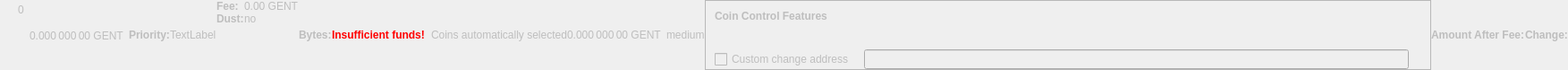
    <widget class="QWidget" name="dummyHideWidget" native="true">
     <property name="enabled">
      <bool>false</bool>
     </property>
     <property name="maximumSize">
      <size>
       <width>100</width>
       <height>22</height>
      </size>
     </property>
     <layout class="QHBoxLayout" name="dummyHideLayout">
      <property name="spacing">
       <number>0</number>
      </property>
      <property name="leftMargin">
       <number>0</number>
      </property>
      <property name="topMargin">
       <number>0</number>
      </property>
      <property name="rightMargin">
       <number>0</number>
      </property>
      <property name="bottomMargin">
       <number>0</number>
      </property>
      <item>
       <layout class="QFormLayout" name="formLayoutCoinControl1">
        <property name="horizontalSpacing">
         <number>10</number>
        </property>
        <property name="verticalSpacing">
         <number>14</number>
        </property>
        <property name="leftMargin">
         <number>10</number>
        </property>
        <property name="topMargin">
         <number>4</number>
        </property>
        <property name="rightMargin">
         <number>6</number>
        </property>
        <item row="0" column="1">
         <widget class="QLabel" name="labelCoinControlBytes">
          <property name="cursor">
           <cursorShape>IBeamCursor</cursorShape>
          </property>
          <property name="contextMenuPolicy">
           <enum>Qt::ActionsContextMenu</enum>
          </property>
          <property name="text">
           <string notr="true">0</string>
          </property>
          <property name="textInteractionFlags">
           <set>Qt::LinksAccessibleByMouse|Qt::TextSelectableByKeyboard|Qt::TextSelectableByMouse</set>
          </property>
         </widget>
        </item>
       </layout>
      </item>
      <item>
       <widget class="QLabel" name="labelCoinControlAfterFee">
        <property name="enabled">
         <bool>false</bool>
        </property>
        <property name="sizePolicy">
         <sizepolicy hsizetype="Fixed" vsizetype="Fixed">
          <horstretch>0</horstretch>
          <verstretch>0</verstretch>
         </sizepolicy>
        </property>
        <property name="minimumSize">
         <size>
          <width>111</width>
          <height>12</height>
         </size>
        </property>
        <property name="maximumSize">
         <size>
          <width>111</width>
          <height>12</height>
         </size>
        </property>
        <property name="cursor">
         <cursorShape>IBeamCursor</cursorShape>
        </property>
        <property name="contextMenuPolicy">
         <enum>Qt::ActionsContextMenu</enum>
        </property>
        <property name="text">
         <string notr="true">0.000 000 00 GENT</string>
        </property>
        <property name="textInteractionFlags">
         <set>Qt::LinksAccessibleByMouse|Qt::TextSelectableByKeyboard|Qt::TextSelectableByMouse</set>
        </property>
       </widget>
      </item>
      <item>
       <widget class="QLabel" name="labelCoinControlPriorityText">
        <property name="enabled">
         <bool>false</bool>
        </property>
        <property name="font">
         <font>
          <weight>75</weight>
          <bold>true</bold>
         </font>
        </property>
        <property name="text">
         <string>Priority:</string>
        </property>
       </widget>
      </item>
      <item>
       <layout class="QHBoxLayout" name="horizontalLayout">
        <item>
         <widget class="QLabel" name="WarningLabel">
          <property name="text">
           <string>TextLabel</string>
          </property>
         </widget>
        </item>
       </layout>
      </item>
      <item>
       <layout class="QFormLayout" name="formLayoutCoinControl3">
        <property name="horizontalSpacing">
         <number>0</number>
        </property>
        <property name="verticalSpacing">
         <number>0</number>
        </property>
        <property name="leftMargin">
         <number>0</number>
        </property>
        <property name="topMargin">
         <number>0</number>
        </property>
        <property name="rightMargin">
         <number>0</number>
        </property>
        <item row="0" column="0">
         <widget class="QLabel" name="labelCoinControlFeeText">
          <property name="enabled">
           <bool>false</bool>
          </property>
          <property name="font">
           <font>
            <weight>75</weight>
            <bold>true</bold>
           </font>
          </property>
          <property name="text">
           <string>Fee:</string>
          </property>
          <property name="margin">
           <number>0</number>
          </property>
         </widget>
        </item>
        <item row="0" column="1">
         <widget class="QLabel" name="labelCoinControlFee">
          <property name="enabled">
           <bool>false</bool>
          </property>
          <property name="cursor">
           <cursorShape>IBeamCursor</cursorShape>
          </property>
          <property name="contextMenuPolicy">
           <enum>Qt::ActionsContextMenu</enum>
          </property>
          <property name="text">
           <string notr="true">0.00 GENT</string>
          </property>
          <property name="textInteractionFlags">
           <set>Qt::LinksAccessibleByMouse|Qt::TextSelectableByKeyboard|Qt::TextSelectableByMouse</set>
          </property>
         </widget>
        </item>
        <item row="1" column="0">
         <widget class="QLabel" name="labelCoinControlLowOutputText">
          <property name="enabled">
           <bool>false</bool>
          </property>
          <property name="font">
           <font>
            <weight>75</weight>
            <bold>true</bold>
           </font>
          </property>
          <property name="text">
           <string>Dust:</string>
          </property>
         </widget>
        </item>
        <item row="1" column="1">
         <widget class="QLabel" name="labelCoinControlLowOutput">
          <property name="enabled">
           <bool>false</bool>
          </property>
          <property name="cursor">
           <cursorShape>IBeamCursor</cursorShape>
          </property>
          <property name="contextMenuPolicy">
           <enum>Qt::ActionsContextMenu</enum>
          </property>
          <property name="text">
           <string>no</string>
          </property>
          <property name="textInteractionFlags">
           <set>Qt::LinksAccessibleByMouse|Qt::TextSelectableByKeyboard|Qt::TextSelectableByMouse</set>
          </property>
         </widget>
        </item>
       </layout>
      </item>
      <item>
       <widget class="QLabel" name="labelCoinControlBytesText">
        <property name="enabled">
         <bool>false</bool>
        </property>
        <property name="font">
         <font>
          <weight>75</weight>
          <bold>true</bold>
         </font>
        </property>
        <property name="text">
         <string>Bytes:</string>
        </property>
       </widget>
      </item>
      <item>
       <layout class="QFormLayout" name="formLayoutCoinControl2">
        <property name="horizontalSpacing">
         <number>0</number>
        </property>
        <property name="verticalSpacing">
         <number>0</number>
        </property>
        <property name="leftMargin">
         <number>0</number>
        </property>
        <property name="topMargin">
         <number>0</number>
        </property>
        <property name="rightMargin">
         <number>0</number>
        </property>
       </layout>
      </item>
      <item>
       <layout class="QHBoxLayout" name="horizontalLayoutCoinControl2">
        <property name="spacing">
         <number>0</number>
        </property>
        <property name="bottomMargin">
         <number>0</number>
        </property>
       </layout>
      </item>
      <item>
       <widget class="QLabel" name="labelCoinControlInsuffFunds">
        <property name="enabled">
         <bool>false</bool>
        </property>
        <property name="minimumSize">
         <size>
          <width>0</width>
          <height>0</height>
         </size>
        </property>
        <property name="font">
         <font>
          <weight>75</weight>
          <bold>true</bold>
         </font>
        </property>
        <property name="styleSheet">
         <string notr="true">color:red;font-weight:bold;</string>
        </property>
        <property name="text">
         <string>Insufficient funds!</string>
        </property>
        <property name="margin">
         <number>5</number>
        </property>
       </widget>
      </item>
      <item>
       <layout class="QFormLayout" name="formLayoutCoinControl4">
        <property name="horizontalSpacing">
         <number>0</number>
        </property>
        <property name="verticalSpacing">
         <number>0</number>
        </property>
        <property name="leftMargin">
         <number>0</number>
        </property>
        <property name="topMargin">
         <number>0</number>
        </property>
        <property name="rightMargin">
         <number>0</number>
        </property>
       </layout>
      </item>
      <item>
       <widget class="QLabel" name="labelCoinControlChangeLabel">
        <property name="enabled">
         <bool>false</bool>
        </property>
        <property name="sizePolicy">
         <sizepolicy hsizetype="Preferred" vsizetype="Expanding">
          <horstretch>0</horstretch>
          <verstretch>0</verstretch>
         </sizepolicy>
        </property>
        <property name="minimumSize">
         <size>
          <width>0</width>
          <height>0</height>
         </size>
        </property>
        <property name="text">
         <string/>
        </property>
        <property name="margin">
         <number>3</number>
        </property>
       </widget>
      </item>
      <item>
       <widget class="QLabel" name="labelCoinControlAutomaticallySelected">
        <property name="enabled">
         <bool>false</bool>
        </property>
        <property name="sizePolicy">
         <sizepolicy hsizetype="Fixed" vsizetype="Fixed">
          <horstretch>0</horstretch>
          <verstretch>0</verstretch>
         </sizepolicy>
        </property>
        <property name="minimumSize">
         <size>
          <width>0</width>
          <height>0</height>
         </size>
        </property>
        <property name="maximumSize">
         <size>
          <width>240</width>
          <height>16777215</height>
         </size>
        </property>
        <property name="text">
         <string>Coins automatically selected</string>
        </property>
        <property name="margin">
         <number>5</number>
        </property>
       </widget>
      </item>
      <item>
       <widget class="QLabel" name="labelCoinControlChange">
        <property name="enabled">
         <bool>false</bool>
        </property>
        <property name="sizePolicy">
         <sizepolicy hsizetype="Fixed" vsizetype="Fixed">
          <horstretch>0</horstretch>
          <verstretch>0</verstretch>
         </sizepolicy>
        </property>
        <property name="minimumSize">
         <size>
          <width>111</width>
          <height>0</height>
         </size>
        </property>
        <property name="maximumSize">
         <size>
          <width>111</width>
          <height>16777215</height>
         </size>
        </property>
        <property name="cursor">
         <cursorShape>IBeamCursor</cursorShape>
        </property>
        <property name="contextMenuPolicy">
         <enum>Qt::ActionsContextMenu</enum>
        </property>
        <property name="text">
         <string notr="true">0.000 000 00 GENT</string>
        </property>
        <property name="textInteractionFlags">
         <set>Qt::LinksAccessibleByMouse|Qt::TextSelectableByKeyboard|Qt::TextSelectableByMouse</set>
        </property>
       </widget>
      </item>
      <item>
       <widget class="QLabel" name="labelCoinControlPriority">
        <property name="enabled">
         <bool>false</bool>
        </property>
        <property name="cursor">
         <cursorShape>IBeamCursor</cursorShape>
        </property>
        <property name="contextMenuPolicy">
         <enum>Qt::ActionsContextMenu</enum>
        </property>
        <property name="text">
         <string>medium</string>
        </property>
        <property name="textInteractionFlags">
         <set>Qt::LinksAccessibleByMouse|Qt::TextSelectableByKeyboard|Qt::TextSelectableByMouse</set>
        </property>
       </widget>
      </item>
      <item>
       <widget class="QFrame" name="frameCoinControl">
        <property name="sizePolicy">
         <sizepolicy hsizetype="Expanding" vsizetype="Expanding">
          <horstretch>0</horstretch>
          <verstretch>0</verstretch>
         </sizepolicy>
        </property>
        <property name="maximumSize">
         <size>
          <width>16777215</width>
          <height>16777215</height>
         </size>
        </property>
        <property name="frameShape">
         <enum>QFrame::StyledPanel</enum>
        </property>
        <property name="frameShadow">
         <enum>QFrame::Sunken</enum>
        </property>
        <layout class="QVBoxLayout" name="verticalLayoutCoinControl2_2">
         <property name="spacing">
          <number>0</number>
         </property>
         <property name="leftMargin">
          <number>0</number>
         </property>
         <property name="topMargin">
          <number>0</number>
         </property>
         <property name="rightMargin">
          <number>0</number>
         </property>
         <property name="bottomMargin">
          <number>0</number>
         </property>
         <item>
          <layout class="QVBoxLayout" name="verticalLayoutCoinControl" stretch="0,0,0,1">
           <property name="spacing">
            <number>0</number>
           </property>
           <property name="leftMargin">
            <number>10</number>
           </property>
           <property name="topMargin">
            <number>10</number>
           </property>
           <item>
            <layout class="QHBoxLayout" name="horizontalLayoutCoinControl1">
             <property name="bottomMargin">
              <number>15</number>
             </property>
             <item>
              <widget class="QLabel" name="labelCoinControlFeatures">
               <property name="enabled">
                <bool>false</bool>
               </property>
               <property name="sizePolicy">
                <sizepolicy hsizetype="Preferred" vsizetype="Maximum">
                 <horstretch>0</horstretch>
                 <verstretch>0</verstretch>
                </sizepolicy>
               </property>
               <property name="font">
                <font>
                 <weight>75</weight>
                 <bold>true</bold>
                </font>
               </property>
               <property name="styleSheet">
                <string notr="true">font-weight:bold;</string>
               </property>
               <property name="text">
                <string>Coin Control Features</string>
               </property>
              </widget>
             </item>
            </layout>
           </item>
           <item>
            <widget class="QWidget" name="widgetCoinControl" native="true">
             <property name="sizePolicy">
              <sizepolicy hsizetype="Preferred" vsizetype="Preferred">
               <horstretch>0</horstretch>
               <verstretch>0</verstretch>
              </sizepolicy>
             </property>
             <property name="minimumSize">
              <size>
               <width>0</width>
               <height>0</height>
              </size>
             </property>
             <property name="styleSheet">
              <string notr="true"/>
             </property>
             <layout class="QHBoxLayout" name="horizontalLayoutCoinControl5_2">
              <property name="leftMargin">
               <number>0</number>
              </property>
              <property name="topMargin">
               <number>0</number>
              </property>
              <property name="rightMargin">
               <number>0</number>
              </property>
              <property name="bottomMargin">
               <number>0</number>
              </property>
              <item>
               <layout class="QHBoxLayout" name="horizontalLayoutCoinControl3">
                <property name="spacing">
                 <number>20</number>
                </property>
                <property name="topMargin">
                 <number>0</number>
                </property>
                <property name="bottomMargin">
                 <number>10</number>
                </property>
               </layout>
              </item>
             </layout>
            </widget>
           </item>
           <item>
            <layout class="QHBoxLayout" name="horizontalLayoutCoinControl4" stretch="0,0,0">
             <property name="spacing">
              <number>12</number>
             </property>
             <property name="sizeConstraint">
              <enum>QLayout::SetDefaultConstraint</enum>
             </property>
             <property name="topMargin">
              <number>5</number>
             </property>
             <property name="rightMargin">
              <number>5</number>
             </property>
             <item>
              <widget class="QCheckBox" name="checkBoxCoinControlChange">
               <property name="enabled">
                <bool>false</bool>
               </property>
               <property name="toolTip">
                <string>If this is activated, but the change address is empty or invalid, change will be sent to a newly generated address.</string>
               </property>
               <property name="text">
                <string>Custom change address</string>
               </property>
              </widget>
             </item>
             <item>
              <widget class="QValidatedLineEdit" name="lineEditCoinControlChange">
               <property name="enabled">
                <bool>false</bool>
               </property>
               <property name="sizePolicy">
                <sizepolicy hsizetype="Expanding" vsizetype="Fixed">
                 <horstretch>0</horstretch>
                 <verstretch>0</verstretch>
                </sizepolicy>
               </property>
              </widget>
             </item>
             <item>
              <widget class="QLabel" name="labelCoinControlChangeLabel_2">
               <property name="sizePolicy">
                <sizepolicy hsizetype="Preferred" vsizetype="Expanding">
                 <horstretch>0</horstretch>
                 <verstretch>0</verstretch>
                </sizepolicy>
               </property>
               <property name="minimumSize">
                <size>
                 <width>0</width>
                 <height>0</height>
                </size>
               </property>
               <property name="text">
                <string/>
               </property>
               <property name="margin">
                <number>3</number>
               </property>
              </widget>
             </item>
            </layout>
           </item>
           <item>
            <spacer name="verticalSpacerCoinControl">
             <property name="orientation">
              <enum>Qt::Vertical</enum>
             </property>
             <property name="sizeHint" stdset="0">
              <size>
               <width>800</width>
               <height>1</height>
              </size>
             </property>
            </spacer>
           </item>
          </layout>
         </item>
        </layout>
       </widget>
      </item>
      <item>
       <widget class="QLabel" name="labelCoinControlAfterFeeText">
        <property name="enabled">
         <bool>false</bool>
        </property>
        <property name="minimumSize">
         <size>
          <width>0</width>
          <height>0</height>
         </size>
        </property>
        <property name="maximumSize">
         <size>
          <width>16777215</width>
          <height>16777215</height>
         </size>
        </property>
        <property name="font">
         <font>
          <weight>75</weight>
          <bold>true</bold>
         </font>
        </property>
        <property name="text">
         <string>Amount After Fee:</string>
        </property>
        <property name="alignment">
         <set>Qt::AlignLeading|Qt::AlignLeft|Qt::AlignVCenter</set>
        </property>
        <property name="margin">
         <number>0</number>
        </property>
       </widget>
      </item>
      <item>
       <widget class="QLabel" name="labelCoinControlChangeText">
        <property name="enabled">
         <bool>false</bool>
        </property>
        <property name="sizePolicy">
         <sizepolicy hsizetype="Preferred" vsizetype="Preferred">
          <horstretch>0</horstretch>
          <verstretch>0</verstretch>
         </sizepolicy>
        </property>
        <property name="minimumSize">
         <size>
          <width>0</width>
          <height>0</height>
         </size>
        </property>
        <property name="maximumSize">
         <size>
          <width>16777215</width>
          <height>16777215</height>
         </size>
        </property>
        <property name="font">
         <font>
          <weight>75</weight>
          <bold>true</bold>
         </font>
        </property>
        <property name="text">
         <string>Change:</string>
        </property>
        <property name="alignment">
         <set>Qt::AlignLeading|Qt::AlignLeft|Qt::AlignVCenter</set>
        </property>
       </widget>
      </item>
     </layout>
    </widget>
